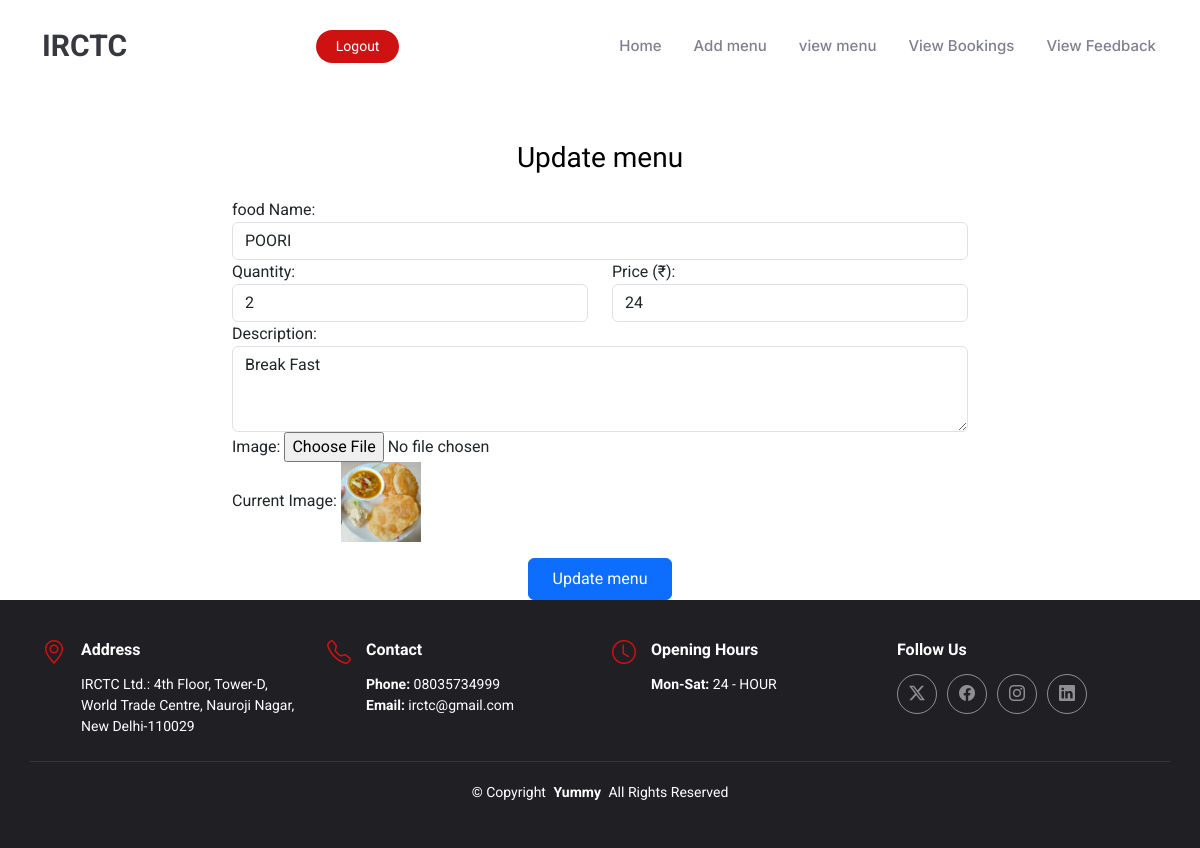
Screenshot of /food_supplier/edit_menu.php?id=8 with the database file from the repository.
### tables this page shows
CREATE TABLE `menu` (
  `id` int(11) NOT NULL,
  `food_name` varchar(20) NOT NULL,
  `description` varchar(200) NOT NULL,
  `quantity` varchar(20) NOT NULL,
  `price` varchar(20) NOT NULL,
  `image` varchar(200) NOT NULL,
  `supplier_id` int(11) NOT NULL,
  `status` varchar(50) DEFAULT NULL
);

### food_supplier/edit_menu.php (the view, shortened to what this page needs)
<?php
include 'header.php';
include '../connection.php';
$id = $_GET['id'];
$sql = "SELECT * FROM menu WHERE id = '$id'";
$result = mysqli_query($con, $sql);
$data = mysqli_fetch_assoc($result);
?>
<div class="site-section">
  <div class="container">
    <div class="row justify-content-center">
      <div class="col-md-8">
        <br><br>
        <h3 class="heading-92913 text-black mb-4 text-center">Update menu</h3>
        <form action="" method="post" enctype="multipart/form-data" class="row">
          <div class="form-group col-md-12">
            <label for="food_name">food Name:</label>
            <input type="text" class="form-control" id="food_name" name="food_name" value="<?php echo htmlspecialchars($data['food_name']); ?>" required>
          </div>
          <div class="form-group col-md-6">
            <label for="Quantity">Quantity:</label>
            <input type="number" class="form-control" id="Quantity" name="quantity" min="1" value="<?php echo htmlspecialchars($data['quantity']); ?>" required>
          </div>
          <div class="form-group col-md-6">
            <label for="price">Price (₹):</label>
            <input type="number" class="form-control" id="price" name="price" min="0" value="<?php echo htmlspecialchars($data['price']); ?>" required>
          </div>
          <div class="form-group col-md-12">
            <label for="description">Description:</label>
            <textarea class="form-control" id="description" name="description" rows="3" required><?php echo htmlspecialchars($data['description']); ?></textarea>
          </div>
          <div class="form-group col-md-12">
            <label for="image">Image:</label>
            <input type="file" class="form-control-file" id="image" name="image" accept="image/*">
            <p>Current Image: <img src="../uploads/<?php echo $data['image']; ?>" width="80" height="80" style="object-fit:cover;"></p>
          </div>
          <div class="form-group col-md-12 text-center">
            <input type="submit" class="btn btn-primary py-2 px-4" name="update" value="Update menu">
          </div>
        </form>
      </div>
    </div>
  </div>
</div>
<?php include 'footer.php'; ?>

### food_supplier/assets/css/main.css (style rules this page uses)
:root { --default-font: "Roboto", system-ui, -apple-system, "Segoe UI", Roboto, "Helvetica Neue", Arial, "Noto Sans", "Liberation Sans", sans-serif, "Apple Color Emoji", "Segoe UI Emoji", "Segoe UI Symbol", "Noto Color Emoji"; --heading-font: "Amatic SC", sans-serif; --nav-font: "Inter", sans-serif; }
:root { --background-color: #ffffff; --default-color: #212529; --heading-color: #37373f; --accent-color: #ce1212; --surface-color: #ffffff; --contrast-color: #ffffff; }
:root { --nav-color: #7f7f90; --nav-hover-color: #ce1212; --nav-mobile-background-color: #ffffff; --nav-dropdown-background-color: #ffffff; --nav-dropdown-color: #7f7f90; --nav-dropdown-hover-color: #ce1212; }
:root { scroll-behavior: smooth; }
body { color: var(--default-color); background-color: var(--background-color); font-family: var(--default-font); }
h1, h2, h3, h4, h5, h6 { color: var(--heading-color); font-family: var(--heading-font); }

### rows the page displays
menu: food_name "POORI", quantity "2", price "24", description "Break Fast", image (picture)
